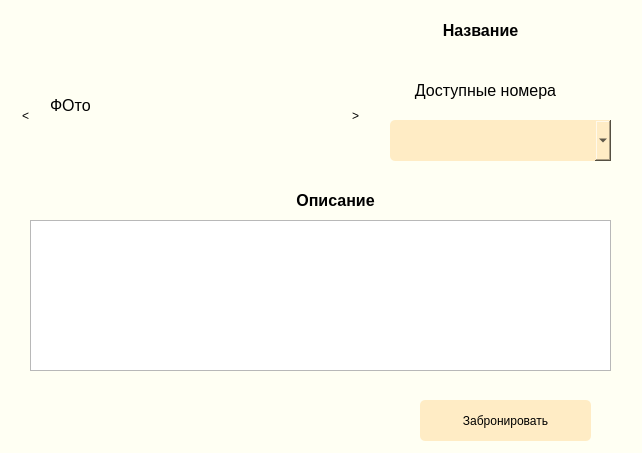
<?xml version="1.0" encoding="UTF-8"?>
<ui version="4.0">
 <class>Form</class>
 <widget class="QWidget" name="Form">
  <property name="geometry">
   <rect>
    <x>0</x>
    <y>0</y>
    <width>642</width>
    <height>453</height>
   </rect>
  </property>
  <property name="windowTitle">
   <string/>
  </property>
  <property name="styleSheet">
   <string notr="true">QWidget#Form {
	background-color:rgb(255, 255, 243);
}

QPushButton {
	background-color: rgb(255, 236, 197);
	font-family: Segoe UI;
	border: none;
	border-radius: 5px;
}

QPushButton:hover{
	background-color: rgb(255, 215, 199);
	font-weight: 500;
}
QLabel {
	font-family: Segoe UI;
	font-size: 16px;
}

QTextEdit {
	font-family: Segoe UI;
	font-size: 14px;
}
QComboBox{
	background-color: rgb(255, 236, 197);
	border: none;
	border-radius: 5px;
}

QLabel#label_name {
	font-weight: 500;
}

QPushButton#btn_photo_left {
	background-color: transparent;
}
QPushButton#btn_photo_left:hover {
	background-color: rgb(255, 215, 199);
	font-weight: 500;
}
QPushButton#btn_photo_right {
	background-color: transparent;
}
QPushButton#btn_photo_right:hover {
	background-color: rgb(255, 215, 199);
	font-weight: 500;
}</string>
  </property>
  <widget class="QLabel" name="photo">
   <property name="geometry">
    <rect>
     <x>50</x>
     <y>20</y>
     <width>281</width>
     <height>171</height>
    </rect>
   </property>
   <property name="text">
    <string>ФОто</string>
   </property>
  </widget>
  <widget class="QLabel" name="label_name">
   <property name="geometry">
    <rect>
     <x>390</x>
     <y>10</y>
     <width>181</width>
     <height>41</height>
    </rect>
   </property>
   <property name="text">
    <string>&lt;html&gt;&lt;head/&gt;&lt;body&gt;&lt;p align=&quot;center&quot;&gt;&lt;span style=&quot; font-size:12pt;&quot;&gt;Название&lt;/span&gt;&lt;/p&gt;&lt;/body&gt;&lt;/html&gt;</string>
   </property>
  </widget>
  <widget class="QTextEdit" name="description">
   <property name="geometry">
    <rect>
     <x>30</x>
     <y>220</y>
     <width>581</width>
     <height>151</height>
    </rect>
   </property>
   <property name="readOnly">
    <bool>true</bool>
   </property>
  </widget>
  <widget class="QPushButton" name="btn_book">
   <property name="geometry">
    <rect>
     <x>420</x>
     <y>400</y>
     <width>171</width>
     <height>41</height>
    </rect>
   </property>
   <property name="text">
    <string>Забронировать</string>
   </property>
  </widget>
  <widget class="QLabel" name="label">
   <property name="geometry">
    <rect>
     <x>390</x>
     <y>80</y>
     <width>191</width>
     <height>21</height>
    </rect>
   </property>
   <property name="text">
    <string>&lt;html&gt;&lt;head/&gt;&lt;body&gt;&lt;p align=&quot;center&quot;&gt;&lt;span style=&quot; font-size:12pt;&quot;&gt;Доступные номера&lt;/span&gt;&lt;/p&gt;&lt;/body&gt;&lt;/html&gt;</string>
   </property>
  </widget>
  <widget class="QComboBox" name="comboBox">
   <property name="geometry">
    <rect>
     <x>390</x>
     <y>120</y>
     <width>221</width>
     <height>41</height>
    </rect>
   </property>
  </widget>
  <widget class="QPushButton" name="btn_photo_left">
   <property name="geometry">
    <rect>
     <x>10</x>
     <y>100</y>
     <width>31</width>
     <height>31</height>
    </rect>
   </property>
   <property name="styleSheet">
    <string notr="true"/>
   </property>
   <property name="text">
    <string>&lt;</string>
   </property>
  </widget>
  <widget class="QPushButton" name="btn_photo_right">
   <property name="geometry">
    <rect>
     <x>340</x>
     <y>100</y>
     <width>31</width>
     <height>31</height>
    </rect>
   </property>
   <property name="styleSheet">
    <string notr="true"/>
   </property>
   <property name="text">
    <string>&gt;</string>
   </property>
  </widget>
  <widget class="QLabel" name="label_2">
   <property name="geometry">
    <rect>
     <x>250</x>
     <y>190</y>
     <width>171</width>
     <height>21</height>
    </rect>
   </property>
   <property name="text">
    <string>&lt;html&gt;&lt;head/&gt;&lt;body&gt;&lt;p align=&quot;center&quot;&gt;&lt;span style=&quot; font-size:12pt; font-weight:600;&quot;&gt;Описание&lt;/span&gt;&lt;/p&gt;&lt;/body&gt;&lt;/html&gt;</string>
   </property>
  </widget>
 </widget>
 <resources/>
 <connections/>
</ui>
